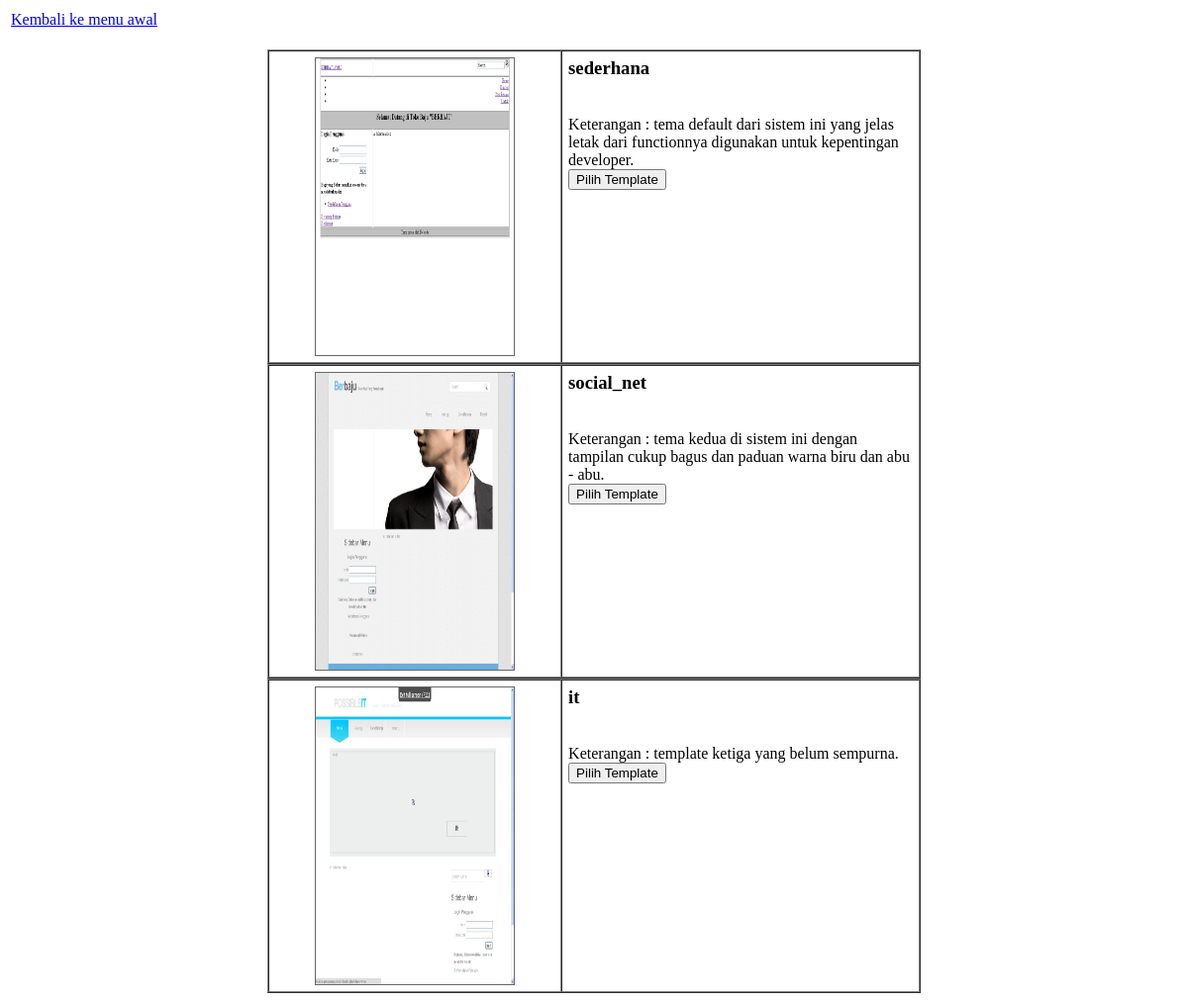
/admin/halaman/template.php, run on an earlier commit of the app's database.
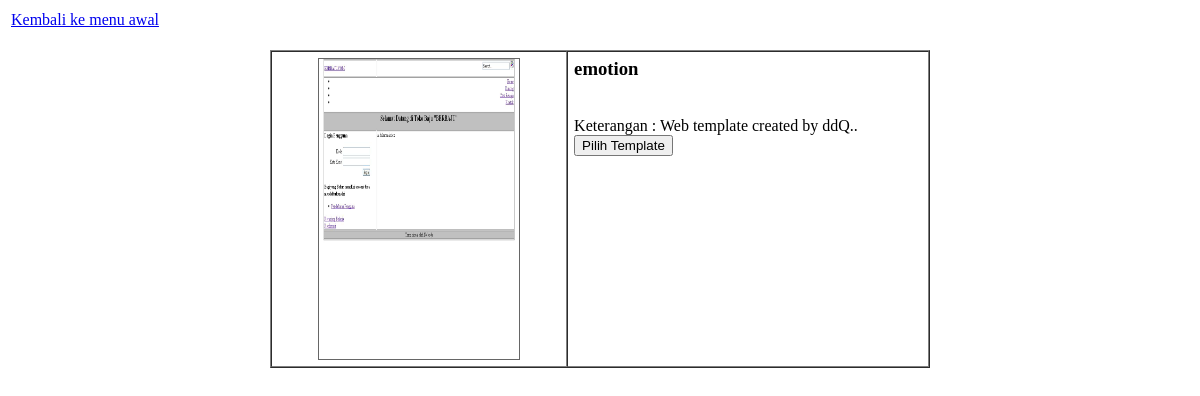
And on a later commit of the database.
### tables this page shows
CREATE TABLE IF NOT EXISTS `tema` (
  `no` bigint(20) unsigned NOT NULL AUTO_INCREMENT,
  `kode` varchar(31) NOT NULL,
  `deskripsi` text NOT NULL,
  `sebagai_default` enum('YA','TIDAK') NOT NULL DEFAULT 'TIDAK',
  PRIMARY KEY (`no`),
  UNIQUE KEY `kode` (`kode`)
);

### admin/halaman/template.php (the view, shortened to what this page needs)
<?php
if (isset($_SESSION["administrator"]))
{
    ?>
    <script language="javascript">
        alert("Harap Login Dulu");
        document.href("../admin_login.php");
    </script>
    <?php
}
else
{
?>
<html>
<table>
    <tr>
        <td>
            <a href="../index.php">Kembali ke menu awal</a>
        </td>
    </tr>
</table>
<?php
echo "<br>";
?>
</html>
<?php
$dynamicList = "";
$sql = mysql_query("SELECT * FROM tema");
$productCount = mysql_num_rows($sql);
    if ($productCount > 0)
    {
        while($row = mysql_fetch_array($sql))
        {
             $no = $row["no"];
             $nama = $row["kode"];
			 $keterangan = $row["deskripsi"];
             $dynamicList .= '<table width="660px" border="1" cellspacing="0" cellpadding="6" align="center">
                <tr>
                    <td width="80px" valign="top" align="center">
                    <img style="border:#666 1px solid;" src="http://localhost/perdagangan_elektronik/img/' . $no .
                        '.jpg"  width="200" height="300" border="1" />
                    </td>
                    <td width="250px" valign="top"><h3><b>' . $nama . '</b></h3><br />
                        Keterangan : ' . $keterangan . '.<br />
                            <form action="http://localhost/perdagangan_elektronik/admin/halaman/template.php" method="get" name="form21">
                            <input name="pilih" type="submit" align="right" value="Pilih Template"/>
			                 <input name="ID" type="hidden" align="right" value=" ' . $no . ' "/>
                            </form>
                    </td>
				</tr>
                </table>';
         }
    }
    else
    {
		$dynamicList = "We have no products listed in our store yet";
	}
 echo $dynamicList;
?>
<?php
 }
 ?>

What changed in the data, as far as the page shows it:
removed tema: shows a picture, kode "sederhana", deskripsi "tema default dari sistem ini yang jelas letak dari functionnya digunakan untuk kepentingan developer"
removed tema: shows a picture, kode "social_net", deskripsi "tema kedua di sistem ini dengan tampilan cukup bagus dan paduan warna biru dan abu - abu"
removed tema: shows a picture, kode "it", deskripsi "template ketiga yang belum sempurna"
added tema: kode "emotion", deskripsi "Web template created by ddQ."
